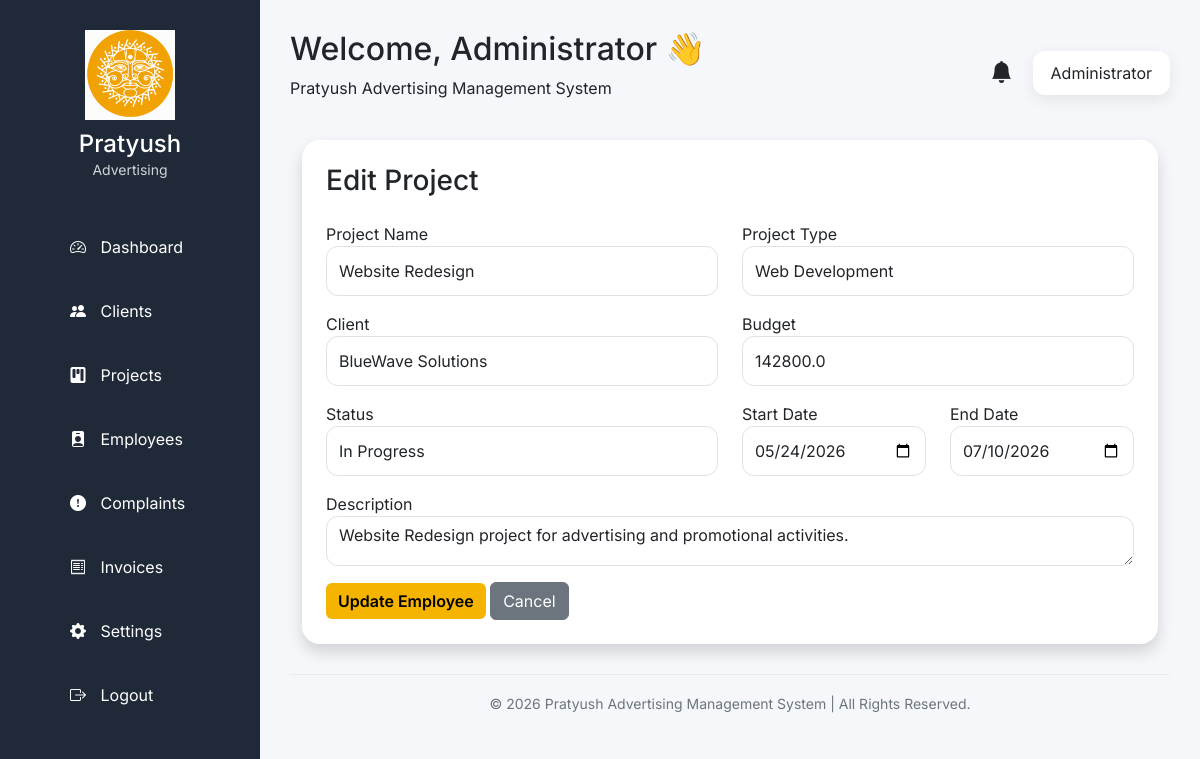
The page /projects/edit/2 (signed in) on the database its author committed.
### models/project.py (models this page shows)
class Project(db.Model):
    __tablename__ = "projects"
    id = db.Column(db.Integer, primary_key=True)
    project_name = db.Column(db.String(150), nullable=False)
    project_type = db.Column(db.String(100), nullable=False)
    client_id = db.Column(
        db.Integer,
        db.ForeignKey("clients.id"),
        nullable=False
    )
    budget = db.Column(db.Float, default=0)
    status = db.Column(db.String(50), default="Pending")
    start_date = db.Column(db.Date)
    end_date = db.Column(db.Date)
    description = db.Column(db.Text)
    created_at = db.Column(db.DateTime, server_default=db.func.now())

### models/client.py (models this page shows)
class Client(db.Model):
    __tablename__ = "clients"
    id = db.Column(db.Integer, primary_key=True)
    company_name = db.Column(db.String(150), nullable=False)
    contact_person = db.Column(db.String(100), nullable=False)
    phone = db.Column(db.String(15), nullable=False)
    email = db.Column(db.String(120), unique=True)
    address = db.Column(db.Text)
    gst_number = db.Column(db.String(50))
    notes = db.Column(db.Text)
    created_at = db.Column(db.DateTime, server_default=db.func.now())
    projects = db.relationship(
    "Project",
    backref="client",
    lazy=True,
    cascade="all, delete"
)

### app.py (the view, shortened to what this page needs)
@app.route("/projects/edit/<int:id>", methods=["GET", "POST"])
def edit_project(id):
    if "user" not in session:
        return redirect(url_for("login"))
    project = Project.query.get_or_404(id)
    clients = Client.query.all()
    return render_template(
        "edit_project.html",
        project=project,
        clients=clients,
        username=session["user"]
    )

### templates/edit_project.html (shortened to what this page needs)
{% extends "dashboard_base.html" %}
{% block css %}
{{ super() }}
<link rel="stylesheet" href="{{ url_for('static', filename='css/clients.css') }}">
{% endblock %}
{% block dashboard_content %}
<div class="container mt-4">
    <div class="card shadow p-4">
        <h3 class="mb-4">Edit Project</h3>
        <form method="POST">
            <div class="row">
                <div class="col-md-6 mb-3">
                    <label>Project Name</label>
                    <input type="text"
                           class="form-control"
                           name="project_name"
                           value="{{ project.project_name }}"
                           required>
                </div>
                <div class="col-md-6 mb-3">
                    <label>Project Type</label>
                    <input type="text"
                           class="form-control"
                           name="project_type"
                           value="{{ project.project_type }}"
                           required>
                </div>
                <div class="col-md-6 mb-3">
                    <label>Client</label>
                    <select class="form-control" name="client_id">
                        {% for client in clients %}
                        <option value="{{ client.id }}"
                        {% if client.id==project.client_id %}
                        selected
                        {% endif %}
                        >
                        {{ client.company_name }}
                        </option>
                        {% endfor %}
                    </select>
                </div>
                <div class="col-md-6 mb-3">
                    <label>Budget</label>
                    <input type="number"
                           class="form-control"
                           name="budget"
                           value="{{ project.budget }}">
                </div>
                <div class="col-md-6 mb-3">
                    <label>Status</label>
                    <select class="form-control" name="status">
                        <option {% if project.status=="In Progress" %}selected{% endif %}>
                            In Progress
                        </option>
                    </select>
                </div>
                <div class="col-md-3 mb-3">
                    <label>Start Date</label>
                    <input type="date"
                           class="form-control"
                           name="start_date"
                           value="{{ project.start_date }}">
                </div>
                <div class="col-md-3 mb-3">
                    <label>End Date</label>
                    <input type="date"
                           class="form-control"
                           name="end_date"
                           value="{{ project.end_date }}">
                </div>
                <div class="col-md-12 mb-3">
                    <label>Description</label>
                    <textarea class="form-control"
                              name="description"
                              rows="3">{{ project.description }}</textarea>
                </div>
            </div>
            <button class="btn btn-warning">
    Update Employee
</button>
<a href="/employees" class="btn btn-secondary">
    Cancel
</a>
        </form>
    </div>
</div>
{% endblock %}

### static/css/style.css (style rules this page uses)
* { margin:0; padding:0; box-sizing:border-box; }
body { font-family:'Inter',sans-serif; background:#FFFDF8; }
.form-control { height:50px; border-radius:12px; }

### static/css/dashboard.css (style rules this page uses)
* { margin:0; padding:0; box-sizing:border-box; font-family:'Inter',sans-serif; }
body { background:#F8F9FC; overflow-x:hidden; }

### static/css/clients.css (style rules this page uses)
body { background:#F5F7FA; }
.card { border:none; border-radius:18px; }
.btn-warning { background:#F4B400; border:none; font-weight:600; }

### rows shown on the page
Project: project_name "Website Redesign", project_type "Web Development", client_id "BlueWave Solutions", budget "142800.0", status "In Progress", start_date "05/24/2026", end_date "07/10/2026", description "Website Redesign project for advertising and promotional activities."

### other values the page prints
{{ username }} "Administrator"
